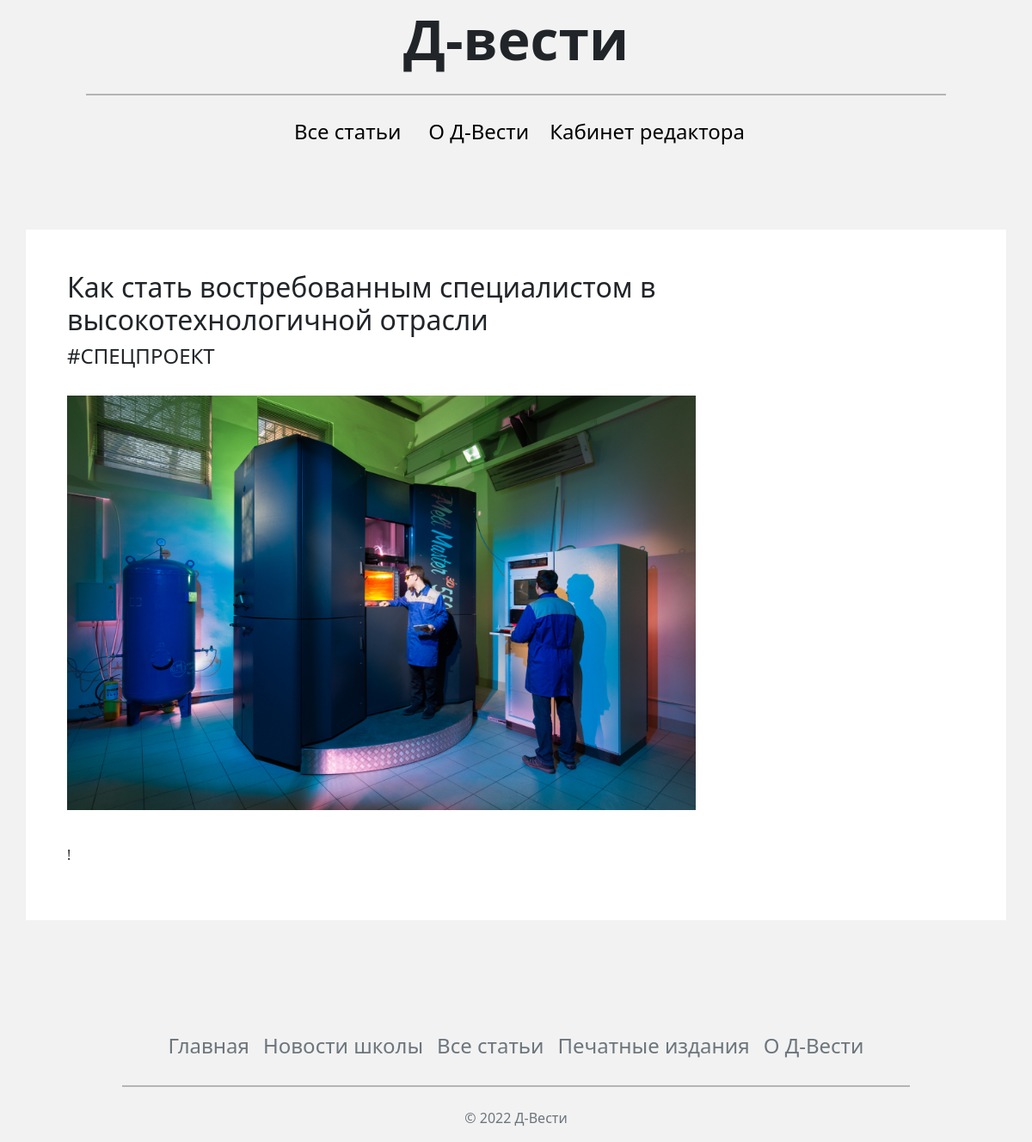
The app's page /show_article/3 with its own data.
### app.py (models this page shows)
class Article(db.Model):
    id = db.Column(db.Integer, primary_key=True)
    title_article = db.Column(db.String, nullable=False)
    tag = db.Column(db.String, nullable=False)
    text_article = db.Column(db.Text, nullable=False)
    main_img = db.Column(db.String, nullable=False)
    author = db.Column(db.String)
    date = db.Column(db.DateTime, default=datetime.utcnow())

### app.py (the view)
@app.route('/show_article/<int:id>', methods=['GET', 'POST'])
def show_article(id=None):
    post = db.get_or_404(Article, id)
    title = post.title_article
    tag = post.tag
    text_article = post.text_article
    main_img = post.main_img
    return render_template('main/show_article.html', title=title, tag=tag, text_article=text_article, main_img=main_img)

### templates/main/show_article.html (shortened to what this page needs)
<!DOCTYPE html>
<html lang="en">
<head>
    {% include "main/links.html" %}
</head>
<body>
<h1 style="font-weight: 700; font-size: 64px" class="text-center mt-2 mb-4">Д-вести</h1>
<hr class="hr-before-header">
{% include "main/header.html" %}
<br><br><br>
<div class="container pt-5 ps-5 pb-5 pe-5" style="background-color: white">
    <h2 class="show-article-adaptive-img">{{title}}</h2>
    <h4>{{tag}}</h4><br>
    <div class="show-article-adaptive-img">
        <img src="/static/images/articles/{{main_img}}" width="100%">
        <br><br>
    </div>
    <div style="" class="show-article-adaptive-img">
        <p class="title-post">
            {{ text_article| safe }}
        </p>
    </div>
</div>
<br><br><br><br><br>
{% include 'main/footer.html' %}
</body>
</html>

### static/main.css (style rules this page uses)
body { background: #F2F2F2 !important; }
.hr-before-header { background-color: black; border-top: 2px solid black !important; margin-right: 100px; margin-left: 100px; margin-bottom: 0; }
.title-post { font-size: 20px !important; font-weight: 400; text-align: left !important; }
img { width: 100% !important; height: 100% !important; }
@media screen and (min-width: 992px) { .show-article-adaptive-img { width: 70%; } }

### records on screen
Article: title_article "Как стать востребованным специалистом в высокотехнологичной отрасли", tag "#СПЕЦПРОЕКТ", main_img (picture), text_article "!"
